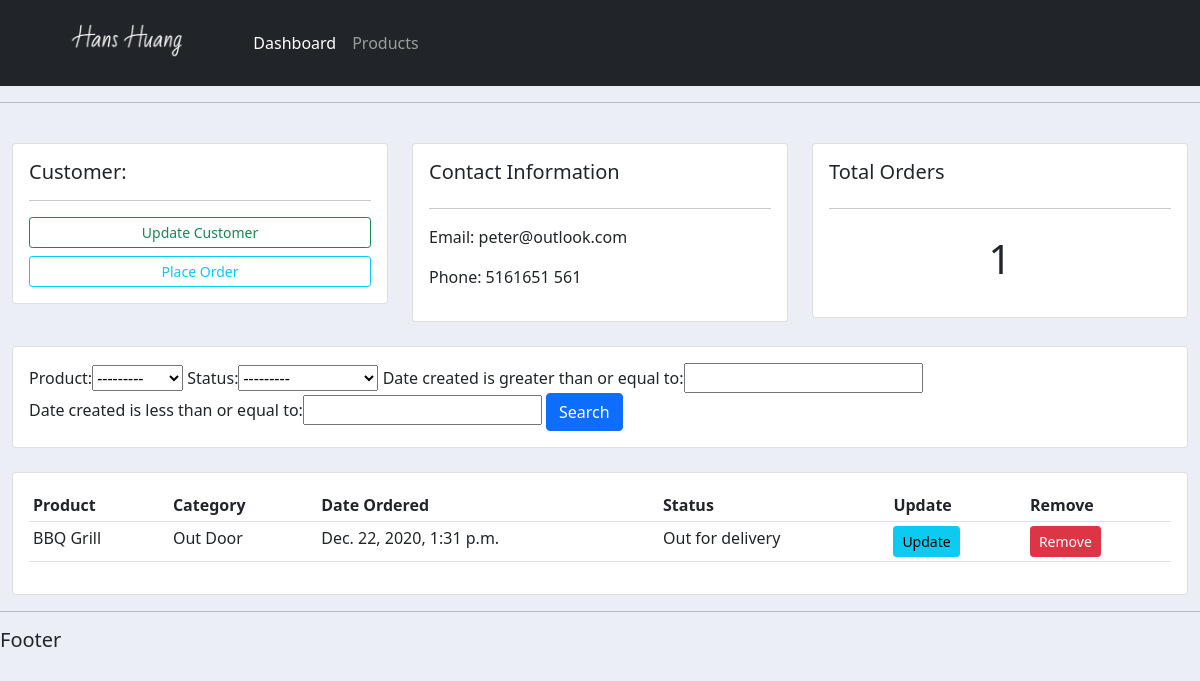
Before: /customer/2 with the older database file.
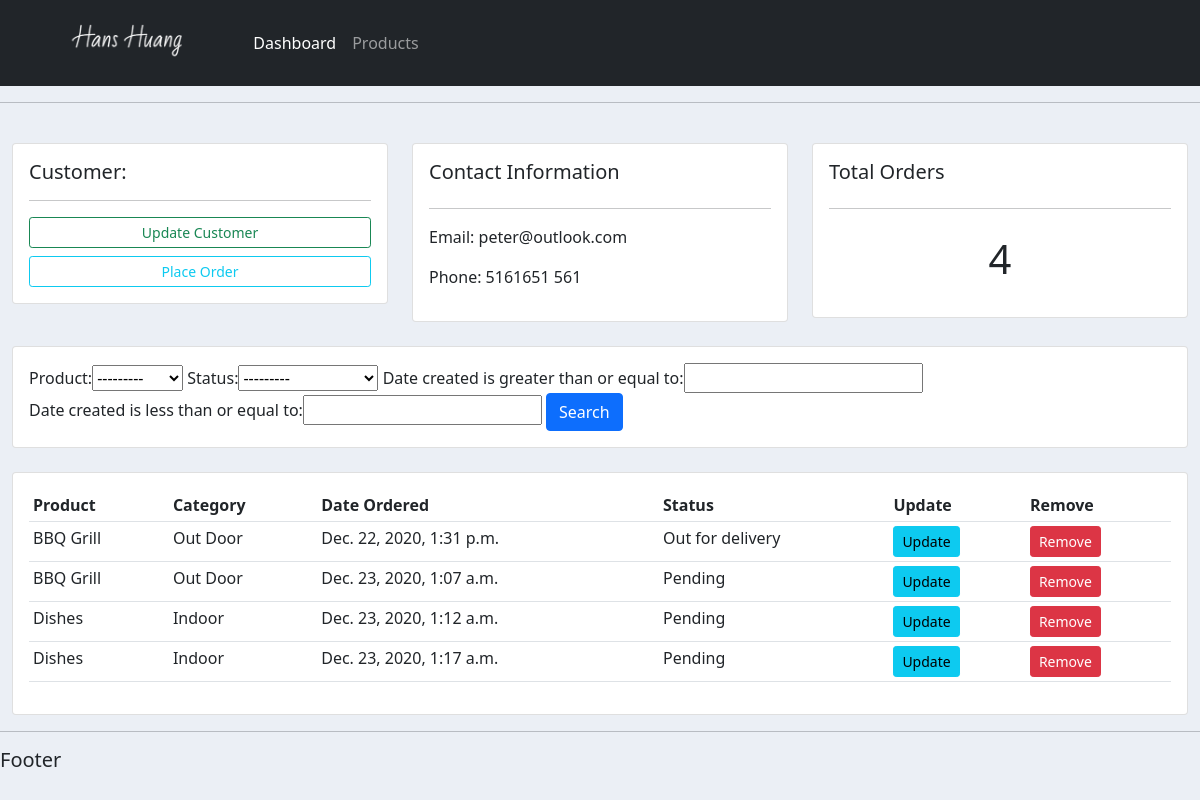
After: the same page with the newer database file.
### accounts/models.py (models this page shows, shortened)
class Order(models.Model):
    STATUS = (
        ('Pending', 'Pending'),
        ('Out for delivery', 'Out for delivery'),
        ('Delivered', 'Delivered'),
    )
    customer = models.ForeignKey(Customer, null=True, on_delete=models.SET_NULL)
    product = models.ForeignKey(Product, null=True, on_delete=models.SET_NULL)
    date_created = models.DateTimeField(auto_now_add=True, null=True)
    status = models.CharField(max_length=200, null=True, choices=STATUS)

class Product(models.Model):
    CATEGORY = (
        ('Indoor', 'Indoor'),
        ('Out Door', 'Out Door'),
    )
    name = models.CharField(max_length=200, null=True)
    price = models.FloatField(null=True)
    category = models.CharField(max_length=200, null=True, choices=CATEGORY)
    description = models.CharField(max_length=200, null=True, blank=True)
    date_created = models.DateTimeField(auto_now_add=True, null=True)
    tags = models.ManyToManyField(Tag)
    def __str__(self):
        return self.name

### accounts/views.py (the view)
# urls.py: path('customer/<str:pk>', views.customer, name='customer'),
def customer(request, pk):
    customer = Customer.objects.get(pk=pk)
    orders = customer.order_set.all()
    order_count = orders.count()
    my_filter = OrderFilter(request.GET, queryset=orders)
    orders = my_filter.qs
    context = {
        'customer': customer,
        'orders': orders,
        'order_count': order_count,
        'my_filter': my_filter,
    }
    return render(request, 'accounts/customer.html', context)

### accounts/templates/accounts/customer.html
{% extends 'base.html' %}
{% block content %}
    <br>
    <div class="row">
        <div class="col-md">
            <div class="card">
                <div class="card-body">
                    <h5>Customer:</h5>
                    <hr>
                    <div class="d-grid gap-2">
                        <a class="btn btn-outline-success btn-sm" href="">Update Customer</a>
                        <a class="btn btn-outline-info btn-sm" href="{% url 'create_order' customer.pk %}">Place Order</a>
                    </div>
                </div>
            </div>
        </div>
        <div class="col-md">
            <div class="card card-body">
                <h5>Contact Information</h5>
                <hr>
                <p>Email: {{ customer.email }}</p>
                <p>Phone: {{ customer.phone }}</p>
            </div>
        </div>
        <div class="col-md">
            <div class="card card-body">
                <h5>Total Orders</h5>
                <hr>
                <h1 style="text-align: center;padding: 10px">{{ order_count }}</h1>
            </div>
        </div>
    </div>
    <br>
    <div class="row">
        <div class="col">
            <div class="card card-body">
                <form method="get">
                    {{ my_filter.form }}
                    <button class="btn btn-primary" type="submit">Search</button>
                </form>
            </div>
        </div>
    </div>
    <br>
    <div class="row">
        <div class="col-md">
            <div class="card card-body">
                <table class="table table-sm">
                    <tr>
                        <th>Product</th>
                        <th>Category</th>
                        <th>Date Ordered</th>
                        <th>Status</th>
                        <th>Update</th>
                        <th>Remove</th>
                    </tr>
                    {% for order in orders %}
                        <tr>
                            <td>{{ order.product }}</td>
                            <td>{{ order.product.category }}</td>
                            <td>{{ order.date_created }}</td>
                            <td>{{ order.status }}</td>
                            <td><a href="{% url 'update_order' order.pk %}" class="btn btn-sm btn-info">Update</a> </td>
                            <td><a href="{% url 'delete_order' order.pk %}" class="btn btn-sm btn-danger">Remove</a> </td>
                        </tr>
                    {%  endfor %}
                </table>
            </div>
        </div>
    </div>
{% endblock %}

Changed rows visible on the page:
added Order: product "BBQ Grill", product.category "Out Door", date_created "Dec. 23, 2020, 1:07 a.m.", status "Pending"
added Order: product "Dishes", product.category "Indoor", date_created "Dec. 23, 2020, 1:12 a.m.", status "Pending"
added Order: product "Dishes", product.category "Indoor", date_created "Dec. 23, 2020, 1:17 a.m.", status "Pending"
Other visible differences:
{{ order_count }}: "1" → "4"
